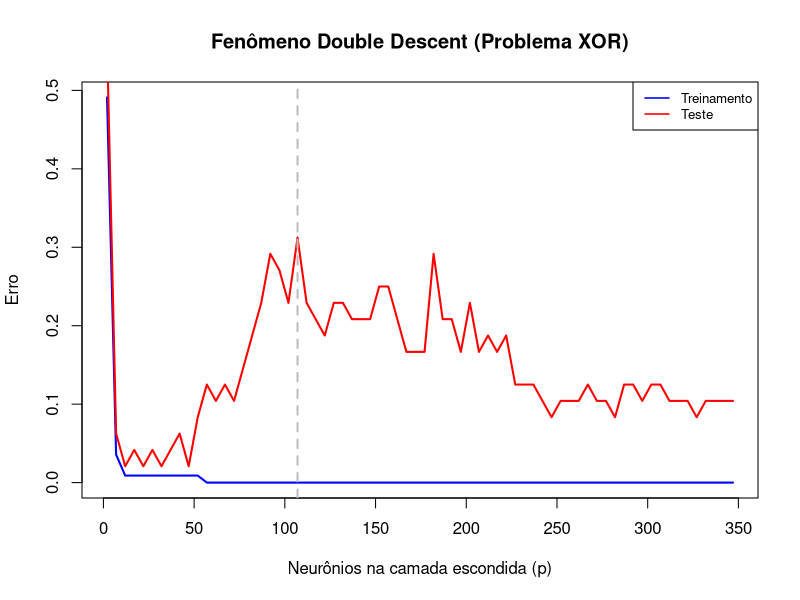

Generate this figure with R:
# Carregando pacotes necessários
library(corpcor) # Para pseudo-inversa
set.seed(123)    # Reprodutibilidade

# Função para treinar a ELM
train_ELM <- function(xin, yin, p) {
  # Adiciona bias
  xin <- cbind(1, xin)
  
  # Inicializa os pesos aleatórios
  n <- ncol(xin)
  Z <- matrix(runif(n * p, -0.5, 0.5), nrow = n)
  
  # Calcula a saída da camada escondida
  H <- tanh(xin %*% Z)
  
  # Adiciona bias à saída da camada escondida
  Haug <- cbind(1, H)
  
  # Ajusta os pesos usando pseudo-inversa
  W <- pseudoinverse(Haug) %*% yin
  
  return(list(W = W, H = H, Z = Z))
}

# Função para realizar previsões com a ELM
predict_ELM <- function(xin, Z, W) {
  # Adiciona bias
  xin <- cbind(1, xin)
  
  # Calcula a saída da camada escondida
  H <- tanh(xin %*% Z)
  
  # Adiciona bias à saída da camada escondida
  Haug <- cbind(1, H)
  
  # Previsões
  y_pred <- sign(Haug %*% W)
  return(y_pred)
}

# Gerando o conjunto de dados XOR com distribuições gaussianas
Ng <- 40  # Número de amostras por cluster
s <- 0.41  # Desvio padrão dos clusters

# Dados para as classes
xc11 <- matrix(rnorm(2 * Ng, sd = s), ncol = 2) + matrix(c(-1, -1), ncol = 2, nrow = Ng, byrow = TRUE)
xc12 <- matrix(rnorm(2 * Ng, sd = s), ncol = 2) + matrix(c(1, 1), ncol = 2, nrow = Ng, byrow = TRUE)
xc21 <- matrix(rnorm(2 * Ng, sd = s), ncol = 2) + matrix(c(-1, 1), ncol = 2, nrow = Ng, byrow = TRUE)
xc22 <- matrix(rnorm(2 * Ng, sd = s), ncol = 2) + matrix(c(1, -1), ncol = 2, nrow = Ng, byrow = TRUE)

# Combina os dados
X <- rbind(xc11, xc12, xc21, xc22)
y <- c(rep(1, 2 * Ng), rep(-1, 2 * Ng))

# Divisão em treinamento e teste
train_indices <- sample(1:(4 * Ng), size = 2.8 * Ng)
X_train <- X[train_indices, ]
y_train <- y[train_indices]
X_test <- X[-train_indices, ]
y_test <- y[-train_indices]

# Configurações para análise do fenômeno double descent
p_values <- seq(2, 350, by = 5)  # Número de neurônios na camada escondida
train_errors <- numeric(length(p_values))
test_errors <- numeric(length(p_values))

# Loop para treinar o modelo e calcular os erros
for (i in seq_along(p_values)) {
  p <- p_values[i]
  
  # Treina o modelo
  elm_model <- train_ELM(X_train, y_train, p)
  W <- elm_model$W
  Z <- elm_model$Z
  
  # Previsões
  y_train_pred <- predict_ELM(X_train, Z, W)
  y_test_pred <- predict_ELM(X_test, Z, W)
  
  # Calcula os erros (taxa de erro de classificação)
  train_errors[i] <- mean(y_train_pred != y_train)
  test_errors[i] <- mean(y_test_pred != y_test)
}

# Identificando o ponto de pico do erro de teste
peak_index <- which.max(test_errors[(length(train_errors) / 4):(length(train_errors) / 2)]) + (length(train_errors) / 4) - 1

# Plotando o gráfico do fenômeno double descent
plot(p_values, train_errors, type = "l", col = "blue", lwd = 2.0,
     xlab = "Neurônios na camada escondida (p)", ylab = "Erro",
     main = "Fenômeno Double Descent (Problema XOR)")

lines(p_values, test_errors, col = "red", lwd = 2.0)

# Destacando o ponto de pico do erro
abline(v = p_values[peak_index], lty = 2, lwd = 2.0, col = "gray")

# Adicionando a legenda
legend("topright", legend = c("Treinamento", "Teste"),
       col = c("blue", "red"), lwd = 1.5, cex = 0.8)

# Imprimindo os detalhes do ponto de pico
cat("Pico do erro de teste em p =", p_values[peak_index],
    "com erro de teste:", test_errors[peak_index], "\n")
